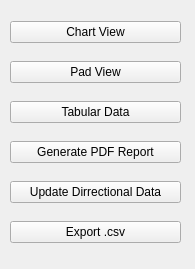
<?xml version="1.0" encoding="UTF-8"?>
<ui version="4.0">
 <class>wellPathWindow</class>
 <widget class="QMainWindow" name="wellPathWindow">
  <property name="geometry">
   <rect>
    <x>0</x>
    <y>0</y>
    <width>195</width>
    <height>269</height>
   </rect>
  </property>
  <property name="windowTitle">
   <string>DT - Well Path Editor - {well}</string>
  </property>
  <widget class="QWidget" name="centralwidget">
   <widget class="QWidget" name="">
    <property name="geometry">
     <rect>
      <x>10</x>
      <y>9</y>
      <width>171</width>
      <height>251</height>
     </rect>
    </property>
    <layout class="QVBoxLayout" name="verticalLayout">
     <item>
      <widget class="QPushButton" name="chartBtn">
       <property name="text">
        <string>Chart View</string>
       </property>
      </widget>
     </item>
     <item>
      <widget class="QPushButton" name="padBtn">
       <property name="text">
        <string>Pad View</string>
       </property>
      </widget>
     </item>
     <item>
      <widget class="QPushButton" name="tabularBtn">
       <property name="text">
        <string>Tabular Data</string>
       </property>
      </widget>
     </item>
     <item>
      <widget class="QPushButton" name="pdfBtn">
       <property name="text">
        <string>Generate PDF Report</string>
       </property>
      </widget>
     </item>
     <item>
      <widget class="QPushButton" name="updateBtn">
       <property name="text">
        <string>Update Dirrectional Data</string>
       </property>
      </widget>
     </item>
     <item>
      <widget class="QPushButton" name="exportBtn">
       <property name="text">
        <string>Export .csv</string>
       </property>
      </widget>
     </item>
    </layout>
   </widget>
  </widget>
 </widget>
 <resources/>
 <connections/>
</ui>
